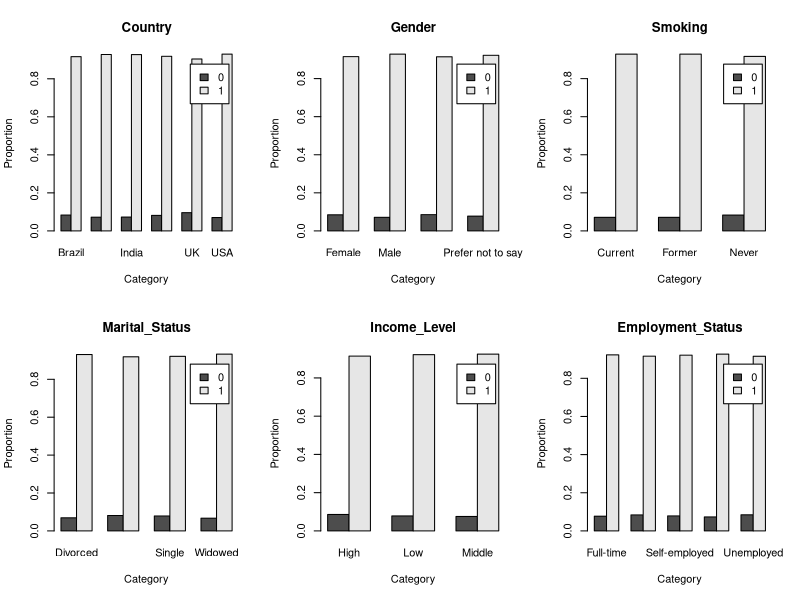
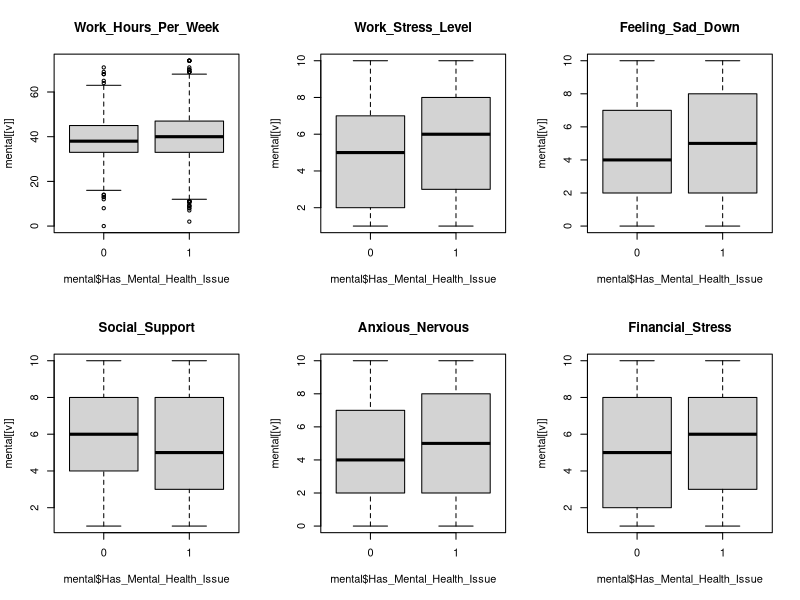

Source code (R) for these figures, in order:
setwd("/Users/utkusizanli/Desktop/UC3M/Statistical Learning/Midterm1")

# Load dataset
mental = read.csv("mental_health.csv")

# Check size and structure of data
dim(mental)     # number of rows and columns
str(mental)     # variable types

# Convert target variable to factor (classification task)
mental$Has_Mental_Health_Issue = as.factor(mental$Has_Mental_Health_Issue)

# Convert all character columns to factors automatically
mental[] = lapply(mental, function(x) if (is.character(x)) as.factor(x) else x)

# Check for missing values
colSums(is.na(mental))   # No missing values 

# Check data again after conversion
str(mental)
summary(mental)

# Check target distribution 
table(mental$Has_Mental_Health_Issue)
prop.table(table(mental$Has_Mental_Health_Issue))

# Notes: The target variable is highly imbalanced, with 7.84% of observations in class 0 and 92.16% in class 1. 
# This imbalance may affect classification performance, since models could favor the majority class.

# Select categorical variables (exclude target)
cat_vars = setdiff(names(mental)[sapply(mental, is.factor)], "Has_Mental_Health_Issue")

# Measure strength of association using chi-square statistic
chi_strength = sapply(cat_vars, function(v) {
  as.numeric(chisq.test(table(mental[[v]], mental$Has_Mental_Health_Issue))$statistic)
})

# Select top 6 categorical variables
top_vars_cat = names(sort(chi_strength, decreasing = TRUE))[1:6]

# Plot barplots for selected categorical variables
par(mfrow = c(2,3))

lapply(top_vars_cat, function(v) {
  tab = prop.table(table(mental[[v]], mental$Has_Mental_Health_Issue), 1)
  
  barplot(t(tab),
          beside = TRUE,
          main = v,
          legend.text = TRUE,
          xlab = "Category",
          ylab = "Proportion")
})

# Screen numeric predictors using t-tests
pvals = sapply(mental[sapply(mental, is.numeric)],
               function(x) t.test(x ~ mental$Has_Mental_Health_Issue)$p.value)

sort(pvals)   

# Compute mean difference between classes 
mean_diff = sapply(mental[sapply(mental, is.numeric)], function(x) {
  abs(mean(x[mental$Has_Mental_Health_Issue==1]) -
        mean(x[mental$Has_Mental_Health_Issue==0]))
})

sort(mean_diff, decreasing=TRUE)   

# Select top numeric predictors
top_vars = names(sort(mean_diff, decreasing=TRUE)[1:6])

# Plot boxplots for selected numeric predictors
par(mfrow=c(2,3))

lapply(top_vars, function(v) {
  boxplot(mental[[v]] ~ mental$Has_Mental_Health_Issue,
          main=v)
})

#EDA

# Demographic categorical variables (like gender, country, marital status) do not seem to strongly separate people with and without mental health issues.

# Psychological and stress-related numeric variables show clear differences between the two groups.

# Variables such as Work_Stress_Level, Feeling_Sad_Down, Financial_Stress, and Anxious_Nervous look like strong predictors of mental health issues.
